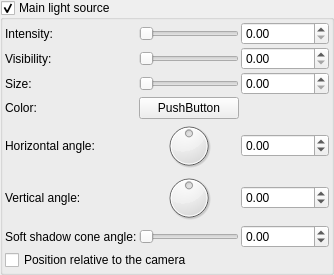
                  <widget class="MyGroupBox" name="groupCheck_main_light_enable">
                   <property name="title">
                    <string>Main light source</string>
                   </property>
                   <property name="checkable">
                    <bool>true</bool>
                   </property>
                   <layout class="QVBoxLayout" name="verticalLayout_8">
                    <property name="spacing">
                     <number>2</number>
                    </property>
                    <property name="leftMargin">
                     <number>2</number>
                    </property>
                    <property name="topMargin">
                     <number>2</number>
                    </property>
                    <property name="rightMargin">
                     <number>2</number>
                    </property>
                    <property name="bottomMargin">
                     <number>2</number>
                    </property>
                    <item>
                     <layout class="QGridLayout" name="gridLayoutMainLightSource">
                      <property name="spacing">
                       <number>2</number>
                      </property>
                      <item row="6" column="1">
                       <widget class="QSlider" name="slider_shadows_cone_angle">
                        <property name="maximum">
                         <number>4500</number>
                        </property>
                        <property name="orientation">
                         <enum>Qt::Horizontal</enum>
                        </property>
                       </widget>
                      </item>
                      <item row="4" column="0">
                       <widget class="QLabel" name="label_8">
                        <property name="text">
                         <string>Horizontal angle:</string>
                        </property>
                       </widget>
                      </item>
                      <item row="0" column="0">
                       <widget class="QLabel" name="label_2">
                        <property name="text">
                         <string>Intensity:</string>
                        </property>
                       </widget>
                      </item>
                      <item row="4" column="2">
                       <widget class="MyDoubleSpinBox" name="spinboxd_main_light_alpha">
                        <property name="accelerated">
                         <bool>true</bool>
                        </property>
                        <property name="prefix">
                         <string/>
                        </property>
                        <property name="suffix">
                         <string/>
                        </property>
                        <property name="decimals">
                         <number>2</number>
                        </property>
                        <property name="minimum">
                         <double>-180.000000000000000</double>
                        </property>
                        <property name="maximum">
                         <double>180.000000000000000</double>
                        </property>
                        <property name="singleStep">
                         <double>1.000000000000000</double>
                        </property>
                       </widget>
                      </item>
                      <item row="2" column="2">
                       <widget class="MyDoubleSpinBox" name="spinbox_main_light_visibility_size">
                        <property name="prefix">
                         <string/>
                        </property>
                        <property name="suffix">
                         <string/>
                        </property>
                        <property name="decimals">
                         <number>2</number>
                        </property>
                        <property name="maximum">
                         <double>18000.000000000000000</double>
                        </property>
                        <property name="singleStep">
                         <double>0.100000000000000</double>
                        </property>
                       </widget>
                      </item>
                      <item row="0" column="2">
                       <widget class="MyDoubleSpinBox" name="spinbox_main_light_intensity">
                        <property name="prefix">
                         <string/>
                        </property>
                        <property name="suffix">
                         <string/>
                        </property>
                        <property name="decimals">
                         <number>2</number>
                        </property>
                        <property name="maximum">
                         <double>1000.000000000000000</double>
                        </property>
                        <property name="singleStep">
                         <double>0.100000000000000</double>
                        </property>
                       </widget>
                      </item>
                      <item row="1" column="2">
                       <widget class="MyDoubleSpinBox" name="spinbox_main_light_visibility">
                        <property name="prefix">
                         <string/>
                        </property>
                        <property name="suffix">
                         <string/>
                        </property>
                        <property name="decimals">
                         <number>2</number>
                        </property>
                        <property name="maximum">
                         <double>10000.000000000000000</double>
                        </property>
                        <property name="singleStep">
                         <double>0.100000000000000</double>
                        </property>
                       </widget>
                      </item>
                      <item row="2" column="0">
                       <widget class="QLabel" name="label_5">
                        <property name="text">
                         <string>Size:</string>
                        </property>
                       </widget>
                      </item>
                      <item row="6" column="2">
                       <widget class="MyDoubleSpinBox" name="spinbox_shadows_cone_angle">
                        <property name="frame">
                         <bool>true</bool>
                        </property>
                        <property name="accelerated">
                         <bool>true</bool>
                        </property>
                        <property name="prefix">
                         <string/>
                        </property>
                        <property name="suffix">
                         <string/>
                        </property>
                        <property name="decimals">
                         <number>2</number>
                        </property>
                        <property name="minimum">
                         <double>-100000.000000000000000</double>
                        </property>
                        <property name="maximum">
                         <double>100000.000000000000000</double>
                        </property>
                        <property name="singleStep">
                         <double>1.000000000000000</double>
                        </property>
                       </widget>
                      </item>
                      <item row="5" column="0">
                       <widget class="QLabel" name="label_10">
                        <property name="text">
                         <string>Vertical angle:</string>
                        </property>
                       </widget>
                      </item>
                      <item row="2" column="1">
                       <widget class="QSlider" name="slider_main_light_visibility_size">
                        <property name="maximum">
                         <number>5000</number>
                        </property>
                        <property name="orientation">
                         <enum>Qt::Horizontal</enum>
                        </property>
                       </widget>
                      </item>
                      <item row="5" column="2">
                       <widget class="MyDoubleSpinBox" name="spinboxd_main_light_beta">
                        <property name="frame">
                         <bool>true</bool>
                        </property>
                        <property name="accelerated">
                         <bool>true</bool>
                        </property>
                        <property name="prefix">
                         <string/>
                        </property>
                        <property name="suffix">
                         <string/>
                        </property>
                        <property name="decimals">
                         <number>2</number>
                        </property>
                        <property name="minimum">
                         <double>-100000.000000000000000</double>
                        </property>
                        <property name="maximum">
                         <double>100000.000000000000000</double>
                        </property>
                        <property name="singleStep">
                         <double>1.000000000000000</double>
                        </property>
                       </widget>
                      </item>
                      <item row="6" column="0">
                       <widget class="QLabel" name="label_30">
                        <property name="text">
                         <string>Soft shadow cone angle:</string>
                        </property>
                       </widget>
                      </item>
                      <item row="1" column="1">
                       <widget class="QSlider" name="slider_main_light_visibility">
                        <property name="maximum">
                         <number>2000</number>
                        </property>
                        <property name="orientation">
                         <enum>Qt::Horizontal</enum>
                        </property>
                       </widget>
                      </item>
                      <item row="1" column="0">
                       <widget class="QLabel" name="label_6">
                        <property name="text">
                         <string>Visibility:</string>
                        </property>
                       </widget>
                      </item>
                      <item row="3" column="0">
                       <widget class="QLabel" name="label_7">
                        <property name="text">
                         <string>Color:</string>
                        </property>
                       </widget>
                      </item>
                      <item row="0" column="1">
                       <widget class="QSlider" name="slider_main_light_intensity">
                        <property name="maximum">
                         <number>200</number>
                        </property>
                        <property name="singleStep">
                         <number>1</number>
                        </property>
                        <property name="orientation">
                         <enum>Qt::Horizontal</enum>
                        </property>
                       </widget>
                      </item>
                      <item row="3" column="1">
                       <widget class="QPushButton" name="colorButton_main_light_colour">
                        <property name="text">
                         <string>PushButton</string>
                        </property>
                       </widget>
                      </item>
                      <item row="4" column="1">
                       <widget class="QDial" name="dial_main_light_alpha">
                        <property name="minimum">
                         <number>-18000</number>
                        </property>
                        <property name="maximum">
                         <number>18000</number>
                        </property>
                        <property name="wrapping">
                         <bool>true</bool>
                        </property>
                       </widget>
                      </item>
                      <item row="5" column="1">
                       <widget class="QDial" name="dial_main_light_beta">
                        <property name="minimum">
                         <number>-18000</number>
                        </property>
                        <property name="maximum">
                         <number>18000</number>
                        </property>
                        <property name="wrapping">
                         <bool>true</bool>
                        </property>
                       </widget>
                      </item>
                     </layout>
                    </item>
                    <item>
                     <widget class="MyCheckBox" name="checkBox_main_light_position_relative">
                      <property name="text">
                       <string>Position relative to the camera</string>
                      </property>
                     </widget>
                    </item>
                   </layout>
                  </widget>
